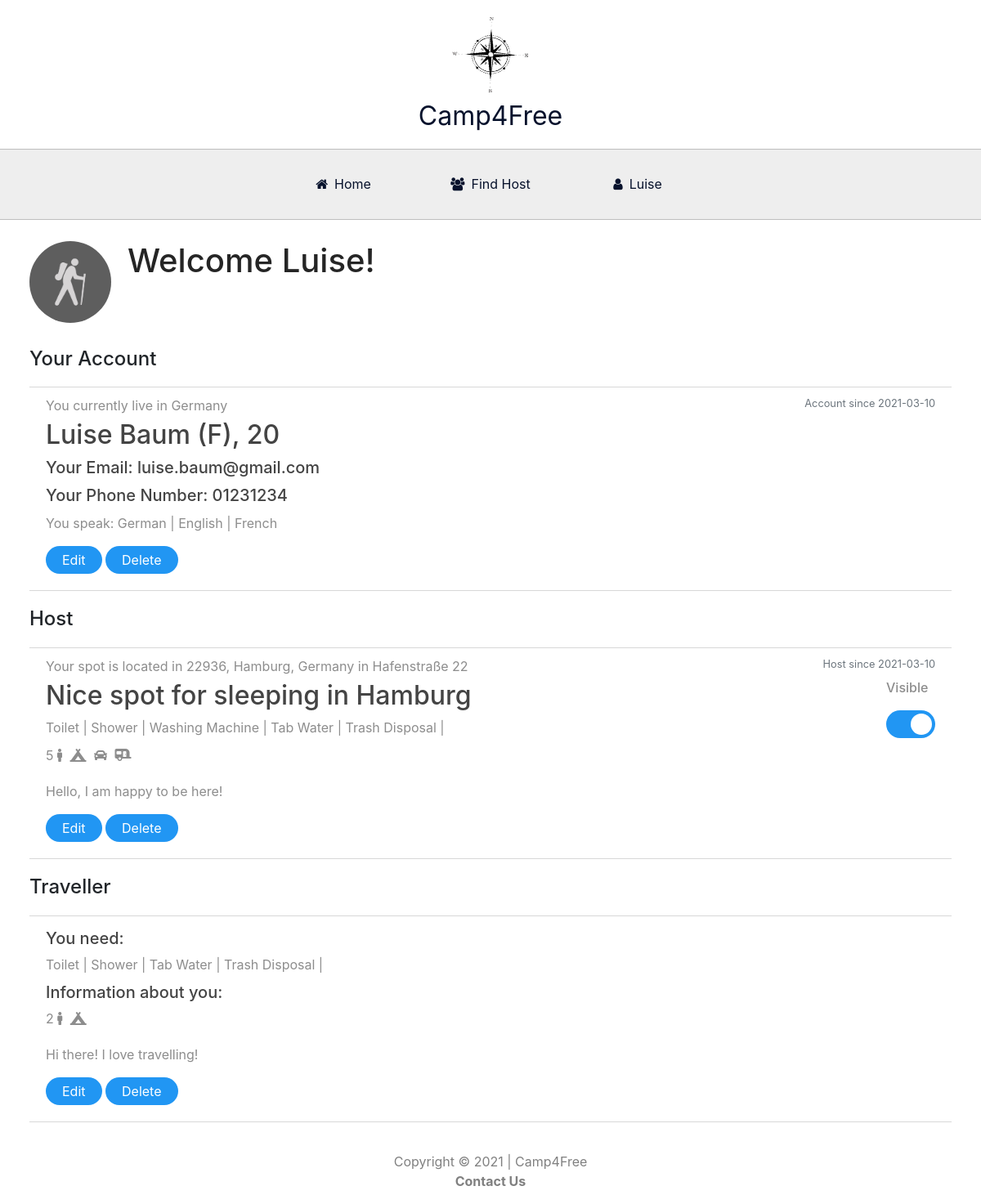
/user (signed in), run on the app's committed database.
### website/models.py (models this page shows, shortened)
class User(db.Model, UserMixin):
    id = db.Column(db.Integer, primary_key=True)
    firstname = db.Column(db.String(50), nullable = False)
    surname = db.Column(db.String(50), nullable = False)
    age = db.Column(db.String(3))
    gender = db.Column(db.String(20))
    countryresidence = db.Column(db.String(30))
    language1 = db.Column(db.String(30), nullable = False)
    language2 = db.Column(db.String(30), nullable = False)
    language3 = db.Column(db.String(30), nullable = False)
    email = db.Column(db.String(50), unique=True, nullable = False)
    phonenumber = db.Column(db.String(20), nullable = False)
    password = db.Column(db.String(60), nullable = False)
    date = db.Column(db.DateTime(timezone=True), default=func.now())
    image_file = db.Column(db.String(20), nullable = False, default='default.jpeg')
    host = db.relationship('Host', backref='provider', lazy=True)
    traveller = db.relationship('Traveller', backref='passenger', lazy=True)

class Host(db.Model, UserMixin):
    id = db.Column(db.Integer, primary_key=True)
    title = db.Column(db.String(30), nullable = False)
    country = db.Column(db.String(30), nullable = False)
    street = db.Column(db.String(50), nullable = False)
    housenumber = db.Column(db.String(6), nullable = False)
    city = db.Column(db.String(30), nullable = False)
    state = db.Column(db.String(30), nullable = False)
    zipcode = db.Column(db.String(10), nullable = False)
    maximumpeople = db.Column(db.String(2), nullable = False)
    h_tent = db.Column(db.String(6))
    h_car = db.Column(db.String(6))
    h_cartrailer = db.Column(db.String(6))
    h_motorhome = db.Column(db.String(6))
    h_toilet = db.Column(db.String(20))
    h_shower = db.Column(db.String(20))
    h_washingmachine = db.Column(db.String(20))
    h_water = db.Column(db.String(6))
    h_trash = db.Column(db.String(6))
    h_note = db.Column(db.String(5000))
    date = db.Column(db.DateTime(timezone=True), default=func.now())
    on_off = db.Column(db.String(6), default='On')
    user_id = db.Column(db.Integer, db.ForeignKey('user.id'), nullable = False)

class Traveller(db.Model, UserMixin):
    id = db.Column(db.Integer, primary_key=True)
    t_tent = db.Column(db.String(6))
    t_car = db.Column(db.String(6))
    t_cartrailer = db.Column(db.String(6))
    t_motorhome = db.Column(db.String(6))
    numberofpeople = db.Column(db.String(2), nullable = False)
    t_toilet = db.Column(db.String(20))
    t_shower = db.Column(db.String(20))
    t_washingmachine = db.Column(db.String(20))
    t_water = db.Column(db.String(6))
    t_trash = db.Column(db.String(6))
    t_note = db.Column(db.String(5000))
    user_id = db.Column(db.Integer, db.ForeignKey('user.id'), nullable = False)

### website/views.py (the view, shortened to what this page needs)
@views.route('/user', methods=['GET', 'POST'])
@login_required
def account():
    image_file = url_for('static', filename='profile_pics/' + current_user.image_file)
    hostvalue = Host.query.filter_by(user_id = current_user.id).first()
    travellervalue = Traveller.query.filter_by(user_id = current_user.id).first()
    on_off = request.form.get('on_off')
    return render_template("user.html", host1=hostvalue, traveller1=travellervalue, user=current_user, image_file=image_file)

### website/__init__.py (called while the page is built)
def create_app():
    from .views import views
    from .auth import auth
    app.register_blueprint(views, url_prefix='/')
    app.register_blueprint(auth, url_prefix='/')
    from .models import User, Host, Traveller
    create_database(app)
    login_manager = LoginManager()
    login_manager.login_view = 'auth.login'
    login_manager.init_app(app)
    @login_manager.user_loader
    def load_user(id):
        return User.query.get(int(id))
    return app

### website/templates/user.html (shortened to what this page needs)
{% extends "base.html" %}
{% block content %}
<div class= "user_page">
    <div class="user-bar">
        <div class="media">
            <img class="rounded-circle account-img" src="{{ image_file }}">
            <div class="media-body">
                <h2 class="user-bar-heading">Welcome {{ current_user.firstname }}!</h2>
            </div>
        </div>
        <form method ="POST" action="/update-profile-pic" enctype="multipart/form-data">
            <div class="change_profile_pic">
                <label for="profile_pic" class="rounded-circle account-img"><strong>Change</strong></label>
            </div>
        </form>
    </div>
    <div class="account-overview">
        <h4>Your Account</h4>
        <article class="media content-section">
            <div class="media-body">
            <div class="article-metadata" id="metadata">You currently live in {{ user.countryresidence }}
                <small class="text-muted" style="float: right">Account since {{ user.date.strftime('%Y-%m-%d') }}</small>
            </div>
            <h2 class="article-title" >
                {% if user.gender == "Male" %}
                {{ user.firstname }} {{ user.surname }} (M), {{ user.age }}
                {% elif user.gender == "Female" %}
                {{ user.firstname }} {{ user.surname }} (F), {{ user.age }}
                {% else %}
                {{ user.firstname }} {{ user.surname }} (D), {{ user.age }}
                {% endif %}
            </h2>
            <li><h5 class="article-title" >Your Email: {{ user.email }}</h5></li>
            <li><h5 class="article-title" >Your Phone Number: {{ user.phonenumber }}</h5></li>
            <p class="article-content">You speak: {{ user.language1 }} | {% if user.language2 == "None" %} {% else %} {{ user.language2 }} | {% endif %} {% if user.language3 == "None" %} {% else %} {{ user.language3 }} {% endif %}
            </p>
            <a href="{{ url_for('auth.updateuser') }}"><button name="edit" type="button" value="edit" class="edit" >Edit</button></a>
            <button type="button" value="deleteuser" class="edit" data-toggle="modal" data-target="#deleteUserModal">Delete</button>
            </div>
        </article>
    </div>
    <form method ="POST">
        {% if host1 and traveller1 %}
        <div class ="currentlyBoth">
            <h4>Host</h4>
            <article class="media content-section">
                <div class="media-body">
                <div class="article-metadata" id="metadata">Your spot is located in {{ host1.zipcode }}, {{ host1.city }}, {{ host1.country }} in {{ host1.street }} {{ host1.housenumber }}
                    <small class="text-muted" style="float: right">Host since {{ host1.date.strftime('%Y-%m-%d') }}</small>
                </div>
                <div style="float: right">
                    <h6>{% if host1.on_off == "On" %} Visible {% else %} Invisible {% endif %}</h6>
                    {% if host1.on_off == "On" %}
                    <form id="on_off_button" action="">
                    <label class="switch">
                    <span class="slider round"></span>
                    </label>
                    </form>
                    {% endif %}
                </div>
                <h2 class="article-title" >{{ host1.title }}</h2>
                <div class="offerings">
                    {% if host1.h_toilet == "Yes" %}
                    <li>Toilet | </li>
                    {% endif %}
                    {% if host1.h_shower == "Yes" %}
                    <li>Shower | </li>
                    {% endif %}
                    {% if host1.h_washingmachine == "Yes" %}
                    <li>Washing Machine | </li>
                    {% endif %}
                    {% if host1.h_water == "Yes" %}
                    <li>Tab Water | </li>
                    {% endif %}
                    {% if host1.h_trash == "Yes" %}
                    <li>Trash Disposal | </li>
                    {% endif %}
                </div>
                <div class="spacefor">
                    <li>{{ host1.maximumpeople }} <i class="fas fa-male"></i></li>
                    {% if host1.h_tent == "Yes" %}
                    <li><i class="fas fa-campground"></i></li>
                    {% endif %}
                    {% if host1.h_car == "Yes" %}
                    <li><i class="fas fa-car"></i></li>
                    {% endif %}
                    {% if host1.h_cartrailer == "Yes" %}
                    <li><i class="fas fa-caravan"></i></li>
                    {% endif %}
                </div>
                <p class="article-content">{{ host1.h_note }}</p>
                <a href="{{ url_for('auth.updatehost') }}"><button name="edit2" type="button" value="edit2" class="edit" >Edit</button></a>
                <button type="button" value="deletehost" class="edit" data-toggle="modal" data-target="#deleteHostModal">Delete</button>
                </div>
            </article>
            <h4>Traveller</h4>
            <article class="media content-section">
                <div class="media-body">
                <div class="article-metadata" id="metadata">
                </div>
                <div class="offerings">
                    <h5>You need:</h5>
                    {% if traveller1.t_toilet == "Yes" %}
                    <li>Toilet | </li>
                    {% endif %}
                    {% if traveller1.t_shower == "Yes" %}
                    <li>Shower | </li>
                    {% endif %}
                    {% if traveller1.t_water == "Yes" %}
                    <li>Tab Water | </li>
                    {% endif %}
                    {% if traveller1.t_trash == "Yes" %}
                    <li>Trash Disposal | </li>
                    {% endif %}
                </div>
                <div class="spacefor">
                    <h5>Information about you:</h5>
                    <li>{{ traveller1.numberofpeople }} <i class="fas fa-male"></i></li>
                    {% if traveller1.t_tent == "Yes" %}
                    <li><i class="fas fa-campground"></i></li>
                    {% endif %}
                </div>
                <div>
                    <p class="article-content">{{ traveller1.t_note }}</p>
                    <a href="{{ url_for('auth.updatetraveller') }}"><button name="edit3" type="button" value="edit3" class="edit" >Edit</button></a>
                    <button type="button" value="deletetraveller" class="edit" data-toggle="modal" data-target="#deleteTravellerModal">Delete</button>
                </div>
            </article>
        </div>
        {% endif %}
    </form>
</div>
{% endblock%}

### website/templates/base.html (shortened to what this page needs)
<!DOCTYPE html>
<html>
    <head>
        <link rel="stylesheet" href="{{ url_for('static', filename='style.css') }}">
        <link rel="stylesheet" href="https://use.fontawesome.com/releases/v5.15.2/css/all.css">
        <link rel="stylesheet" href="https://use.fontawesome.com/releases/v5.15.2/css/v4-shims.css">
        <link
        rel="stylesheet"
        href="https://stackpath.bootstrapcdn.com/bootstrap/4.4.1/css/bootstrap.min.css"
        />
        <link
        rel="stylesheet"
        href="https://stackpath.bootstrapcdn.com/font-awesome/4.7.0/css/font-awesome.min.css"
        />
        <link rel="stylesheet" href="https://maxcdn.bootstrapcdn.com/bootstrap/4.0.0/css/bootstrap.min.css">
    </head>
    <body>
        <div id="top">
            <div id="logo">
                <img src="static/img/compass.png" alt="Compass">
            </div>
            <div id="logo-name">Camp4Free</div>
        </div>
        <div class="menu-bar">
            <ul>
                <li><a href="/"><i class="fa fa-home"></i>Home</a></li>
                <li><a href="{{ url_for('views.find_host') }}"><i class="fa fa-users"></i>Find Host</a></li>
                {% if user.is_authenticated %}
                <li><a href="{{ url_for('views.account') }}"><i class="fa fa-user"></i>{{current_user.firstname}}</a>
                {% endif %}
            </ul>
        </div>
        <div class="content">
            {% block content %}
            {% endblock %}
        </div>
        <div class="footer">
            Copyright © 2021 | Camp4Free
            <a href="{{ url_for('views.contact') }}" style="color:grey; font-weight: bold;">Contact Us</a>
        </div>
    </body>
</html>

### website/static/style.css (style rules this page uses)
* { padding: 0px; margin: 0px; box-sizing: border-box; }
body { font-family: sans-serif; }
#top { text-align: center; }
#logo { display: inline-block; margin-top: 16px; }
#logo img { height: 101.55px; width: 138px; transform: rotate(348deg); }
#logo-name { font-size: 32px; color: rgb(7, 18, 44); margin-bottom: 16px; }
.menu-bar { background-color:rgb(238, 238, 238); text-align: center; border-top: solid 1px rgb(190, 190, 190); border-bottom: solid 1px rgb(190, 190, 190); }
.menu-bar ul { display: inline-flex; list-style: none; color: rgb(7, 18, 44); }
.menu-bar ul li { width: 150px; margin: 15px; margin-bottom: 0px; padding: 15px; }
.menu-bar ul li a { text-decoration: none; color: rgb(7, 18, 44); }
.menu-bar .fa { margin-right: 8px; }
.footer { text-align: center; color: grey; padding: 16px; }
.user_page { margin: 16px; }
.user_page h4 { margin-top: 10px; margin-left: 20px; }
.user-bar { padding: 10px 20px; border-radius: 10px; margin-bottom: 20px; color: rgb(37, 37, 37); position: relative; }
.account-img { height: 100px; width: 100px; margin-right: 20px; }
.user-bar-heading { font-size: 2.5rem; }
.account-overview { margin-bottom: 20px; }
.edit { background-color: #2196F3; border: none; color: white; padding: 5px 20px; text-align: center; text-decoration: none; display: inline-block; font-size: 16px; border-radius: 34px; margin-bottom: 10px; }
img { image-orientation: from-image; }
article { padding: 10px 20px; border-top: 1px solid #d8d8d8; border-bottom: 1px solid #d8d8d8; margin: 20px; color: #8d8d8d }
article h5 { color: #444444; }
article li { list-style: none; margin-bottom: 10px; }
.article-title { color: #444444; }
.article-content { white-space: pre-line; margin-top: 10px; }
.article-metadata { padding-bottom: 1px; margin-bottom: 4px; border-bottom: 1px solid #e3e3e3; }
#metadata { border-bottom: 0px solid #e3e3e3; }
.offerings li { list-style: none; margin-bottom: 10px; display:inline-block; }
.spacefor li { list-style: none; margin-right: 5px; display:inline-block; }
.switch { position: relative; display: inline-block; width: 60px; height: 34px; margin-top: 10px; }
.slider { position: absolute; cursor: pointer; top: 0; left: 0; right: 0; bottom: 0; background-color: #ccc; -webkit-transition: .4s; transition: .4s; }
.slider:before { position: absolute; content: ""; height: 26px; width: 26px; left: 4px; bottom: 4px; background-color: white; -webkit-transition: .4s; transition: .4s; }
input:checked + .slider { background-color: #2196F3; }
input:checked + .slider:before { -webkit-transform: translateX(26px); -ms-transform: translateX(26px); transform: translateX(26px); }
.slider.round { border-radius: 34px; }
.slider.round:before { border-radius: 50%; }
.inputfile + label { position: absolute; top: 10px; left: 20px; color: rgba(255, 255, 255, 0); }
.inputfile + label { cursor: pointer; }
.inputfile + label * { pointer-events: none; }

### data on the page
User: firstname "Luise", countryresidence "Germany", date "2021-03-10", surname "Baum", age "20", email "luise.baum@gmail.com", phonenumber "01231234", language1 "German", language2 "English", language3 "French"
Host: zipcode "22936", city "Hamburg", country "Germany", street "Hafenstraße", housenumber "22", date "2021-03-10", title "Nice spot for sleeping in Hamburg", maximumpeople "5", h_note "Hello, I am happy to be here!"
Traveller: numberofpeople "2", t_note "Hi there! I love travelling!"
